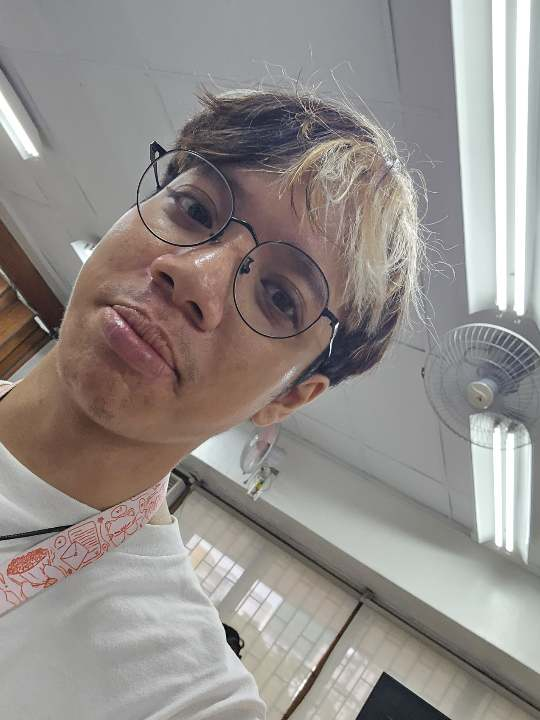
#> input picture CPF3/LAB3/image.png, 540 x 720 px
$ python test.py
#> lines starting #> are read from the running program, lines starting #| are printed output that depends on the picture
import numpy as np
import cv2
import conv2d

# 1. GREYSCALE
image = cv2.imread("image.png")
#> image is the input picture: shape (720, 540, 3); mean B, G, R 138.1, 141.4, 147.1
cv2.imshow("Original", image)
image = cv2.cvtColor(image, cv2.COLOR_BGR2GRAY)
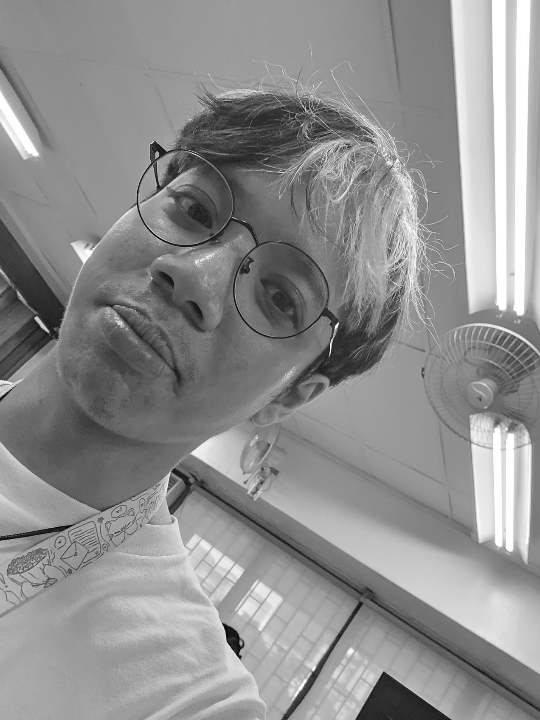
#> image: shape (720, 540); min 0, max 255, mean 142.7
cv2.imshow("Original", image)

# 2. GAUSSIAN BLUR
blurred = np.hstack([
cv2.GaussianBlur(image, (3, 3), 0),
cv2.GaussianBlur(image, (5, 5), 0),
cv2.GaussianBlur(image, (7, 7), 0)])
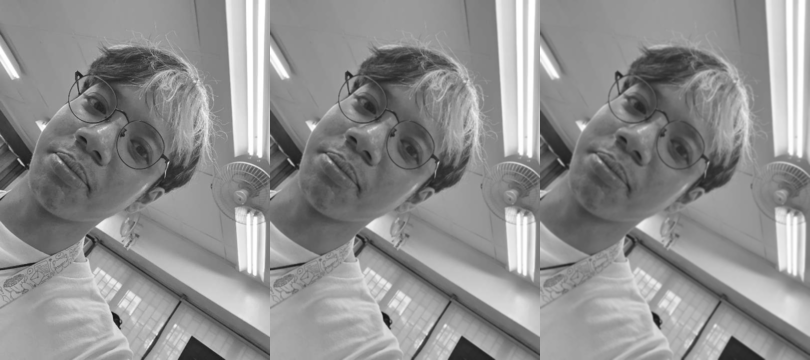
#> blurred: shape (720, 1620) (shown at 1/2 size); min 12, max 255, mean 142.8
cv2.imshow("Gaussian", blurred)
cv2.waitKey(0)

Kx = np.array([[-1, 0, 1], [-2, 0, 2], [-1, 0, 1]], np.float32)
Ky = np.array([[1, 2, 1], [0, 0, 0], [-1, -2, -1]], np.float32)

    # Convolve kernels with image
#> (the run stopped early here; a loop or call above may not have finished)
